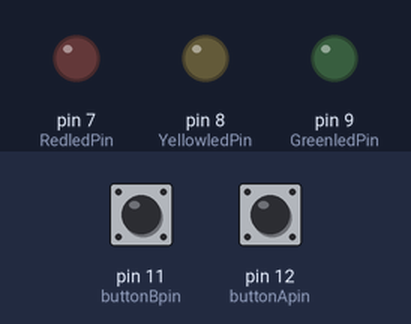
Simulated run of this sketch. Board: Arduino Uno, built with avr-gcc and run on an emulated ATmega328P. Shown: output pins drawn as LEDs (lit = HIGH). Dashed ring = blinking. Inputs (shaded band) come from the test bench; at power-on: pin 11 (buttonBpin) HIGH, pin 12 (buttonApin) HIGH.

Above: at 1.2 s.
1.3 s: pin 11 (buttonBpin) pulled LOW for 0.15 s
At 1.6 s:
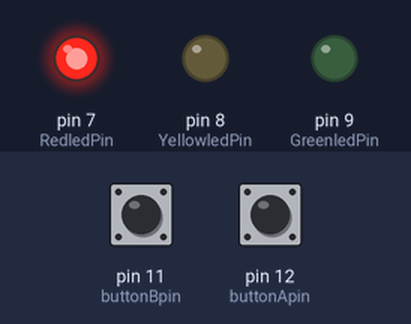
4.3 s: pin 12 (buttonApin) pulled LOW for 3.2 s
At 4.7 s:
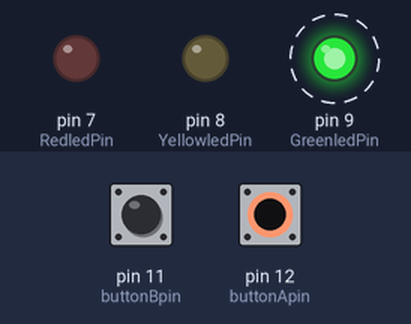
9.0 s: pin 11 (buttonBpin) pulled LOW for 3.2 s
At 9.9 s:
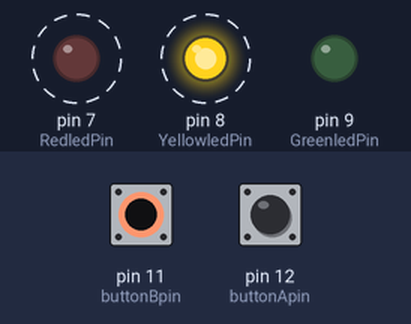
Timing chart, 0 to 15.0 s (numbered marks = the images above; inputs shaded):
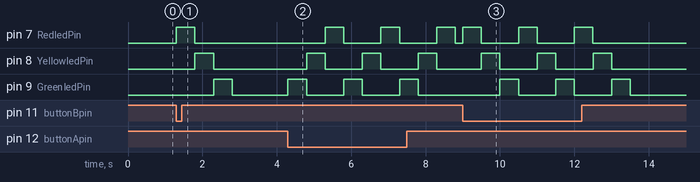

Measured:
- after the input at 1.3 s, pin 7 (RedledPin): LOW → HIGH at once, → LOW 0.50 s later; pin 8 (YellowledPin): LOW → HIGH after 0.50 s, → LOW 0.50 s later; pin 9 (GreenledPin): LOW → HIGH after 1.0 s, → LOW 0.50 s later
- after the input at 4.3 s, pin 7 (RedledPin): alternates HIGH for 0.50 s and LOW for 1.0 s, starting after 1.0 s; pin 8 (YellowledPin): alternates HIGH for 0.50 s and LOW for 1.0 s, starting after 0.50 s; pin 9 (GreenledPin): alternates HIGH for 0.50 s and LOW for 1.0 s, starting at once
- after the input at 9.0 s, pin 7 (RedledPin): alternates HIGH for 0.50 s and LOW for 1.0 s, 6 changes in all, then stays LOW, starting at once; pin 8 (YellowledPin): alternates HIGH for 0.50 s and LOW for 1.0 s, 6 changes in all, then stays LOW, starting after 0.50 s

The sketch:

code.ino
```cpp
//www.elegoo.com
//2016.12.08

int GreenledPin = 9;
int YellowledPin = 8;
int RedledPin = 7;
int buttonApin = 12;
int buttonBpin = 11;

void setup()
{
  pinMode(GreenledPin, OUTPUT);
  pinMode(YellowledPin, OUTPUT);
  pinMode(RedledPin, OUTPUT);
  pinMode(buttonApin, INPUT_PULLUP);
  pinMode(buttonBpin, INPUT_PULLUP);
}

void loop()
{
  if (digitalRead(buttonApin) == LOW)
  {
    digitalWrite(GreenledPin, HIGH);
    delay(500);
    digitalWrite(GreenledPin, LOW);
    digitalWrite(YellowledPin, HIGH);
    delay(500);
    digitalWrite(YellowledPin, LOW);
    digitalWrite(RedledPin, HIGH);
    delay(500);
    digitalWrite(RedledPin, LOW);
  }

  if (digitalRead(buttonBpin) == LOW)
  {
    digitalWrite(RedledPin, HIGH);
    delay(500);
    digitalWrite(RedledPin, LOW);
    digitalWrite(YellowledPin, HIGH);
    delay(500);
    digitalWrite(YellowledPin, LOW);
    digitalWrite(GreenledPin, HIGH);
    delay(500);
    digitalWrite(GreenledPin, LOW);
  }
}
```
